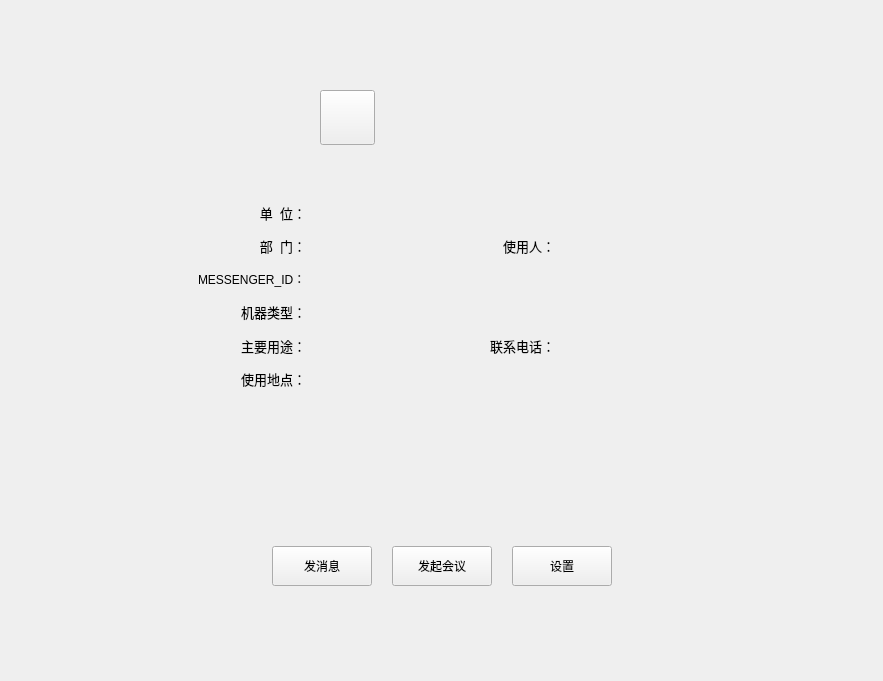
<?xml version="1.0" encoding="UTF-8"?>
<ui version="4.0">
 <class>CDlgTalk_msgr_detail</class>
 <widget class="QWidget" name="CDlgTalk_msgr_detail">
  <property name="geometry">
   <rect>
    <x>0</x>
    <y>0</y>
    <width>883</width>
    <height>681</height>
   </rect>
  </property>
  <property name="mouseTracking">
   <bool>true</bool>
  </property>
  <property name="windowTitle">
   <string>CDlgTalk_msgr_detail</string>
  </property>
  <layout class="QVBoxLayout" name="verticalLayout" stretch="5,1">
   <property name="spacing">
    <number>0</number>
   </property>
   <property name="leftMargin">
    <number>0</number>
   </property>
   <property name="topMargin">
    <number>0</number>
   </property>
   <property name="rightMargin">
    <number>0</number>
   </property>
   <property name="bottomMargin">
    <number>0</number>
   </property>
   <item>
    <widget class="QWidget" name="centerWidget" native="true">
     <widget class="QWidget" name="formLayoutWidget">
      <property name="geometry">
       <rect>
        <x>180</x>
        <y>190</y>
        <width>511</width>
        <height>211</height>
       </rect>
      </property>
      <layout class="QGridLayout" name="gridLayout">
       <property name="spacing">
        <number>10</number>
       </property>
       <item row="5" column="0">
        <widget class="QLabel" name="label1_9">
         <property name="font">
          <font>
           <pointsize>10</pointsize>
           <weight>50</weight>
           <bold>false</bold>
          </font>
         </property>
         <property name="text">
          <string>使用地点：</string>
         </property>
         <property name="alignment">
          <set>Qt::AlignRight|Qt::AlignTrailing|Qt::AlignVCenter</set>
         </property>
        </widget>
       </item>
       <item row="4" column="2">
        <widget class="QLabel" name="label1_11">
         <property name="font">
          <font>
           <pointsize>10</pointsize>
           <weight>50</weight>
           <bold>false</bold>
          </font>
         </property>
         <property name="text">
          <string>联系电话：</string>
         </property>
         <property name="alignment">
          <set>Qt::AlignRight|Qt::AlignTrailing|Qt::AlignVCenter</set>
         </property>
        </widget>
       </item>
       <item row="1" column="3">
        <widget class="QLabel" name="labSyr">
         <property name="font">
          <font>
           <pointsize>10</pointsize>
          </font>
         </property>
         <property name="text">
          <string/>
         </property>
        </widget>
       </item>
       <item row="4" column="3">
        <widget class="QLabel" name="label7">
         <property name="font">
          <font>
           <pointsize>10</pointsize>
          </font>
         </property>
         <property name="text">
          <string/>
         </property>
        </widget>
       </item>
       <item row="3" column="0">
        <widget class="QLabel" name="label1_7">
         <property name="font">
          <font>
           <pointsize>10</pointsize>
           <weight>50</weight>
           <bold>false</bold>
          </font>
         </property>
         <property name="text">
          <string>机器类型：</string>
         </property>
         <property name="alignment">
          <set>Qt::AlignRight|Qt::AlignTrailing|Qt::AlignVCenter</set>
         </property>
        </widget>
       </item>
       <item row="1" column="2">
        <widget class="QLabel" name="label1_10">
         <property name="font">
          <font>
           <pointsize>10</pointsize>
           <weight>50</weight>
           <bold>false</bold>
          </font>
         </property>
         <property name="text">
          <string>使用人：</string>
         </property>
         <property name="alignment">
          <set>Qt::AlignRight|Qt::AlignTrailing|Qt::AlignVCenter</set>
         </property>
        </widget>
       </item>
       <item row="4" column="0">
        <widget class="QLabel" name="label1_8">
         <property name="font">
          <font>
           <pointsize>10</pointsize>
           <weight>50</weight>
           <bold>false</bold>
          </font>
         </property>
         <property name="text">
          <string>主要用途：</string>
         </property>
         <property name="alignment">
          <set>Qt::AlignRight|Qt::AlignTrailing|Qt::AlignVCenter</set>
         </property>
        </widget>
       </item>
       <item row="1" column="0">
        <widget class="QLabel" name="label1_6">
         <property name="font">
          <font>
           <pointsize>10</pointsize>
           <weight>50</weight>
           <bold>false</bold>
          </font>
         </property>
         <property name="text">
          <string>部  门：</string>
         </property>
         <property name="alignment">
          <set>Qt::AlignRight|Qt::AlignTrailing|Qt::AlignVCenter</set>
         </property>
        </widget>
       </item>
       <item row="4" column="1">
        <widget class="QLabel" name="label4">
         <property name="font">
          <font>
           <pointsize>10</pointsize>
          </font>
         </property>
         <property name="text">
          <string/>
         </property>
        </widget>
       </item>
       <item row="0" column="0">
        <widget class="QLabel" name="label">
         <property name="font">
          <font>
           <pointsize>10</pointsize>
           <weight>50</weight>
           <bold>false</bold>
          </font>
         </property>
         <property name="text">
          <string>单  位：</string>
         </property>
         <property name="alignment">
          <set>Qt::AlignRight|Qt::AlignTrailing|Qt::AlignVCenter</set>
         </property>
        </widget>
       </item>
       <item row="0" column="1">
        <widget class="QLabel" name="label1">
         <property name="font">
          <font>
           <pointsize>10</pointsize>
          </font>
         </property>
         <property name="text">
          <string/>
         </property>
        </widget>
       </item>
       <item row="1" column="1">
        <widget class="QLabel" name="label2">
         <property name="font">
          <font>
           <pointsize>10</pointsize>
          </font>
         </property>
         <property name="text">
          <string/>
         </property>
        </widget>
       </item>
       <item row="3" column="1">
        <widget class="QLabel" name="label3">
         <property name="font">
          <font>
           <pointsize>10</pointsize>
          </font>
         </property>
         <property name="text">
          <string/>
         </property>
        </widget>
       </item>
       <item row="5" column="1">
        <widget class="QLabel" name="label5">
         <property name="font">
          <font>
           <pointsize>10</pointsize>
          </font>
         </property>
         <property name="text">
          <string/>
         </property>
        </widget>
       </item>
       <item row="2" column="0" alignment="Qt::AlignRight">
        <widget class="QLabel" name="label_2">
         <property name="text">
          <string>MESSENGER_ID：</string>
         </property>
        </widget>
       </item>
       <item row="2" column="1">
        <widget class="QLabel" name="labMsgrId">
         <property name="text">
          <string/>
         </property>
        </widget>
       </item>
      </layout>
     </widget>
     <widget class="QLabel" name="labelGroup">
      <property name="geometry">
       <rect>
        <x>380</x>
        <y>120</y>
        <width>271</width>
        <height>21</height>
       </rect>
      </property>
      <property name="text">
       <string/>
      </property>
     </widget>
     <widget class="QLabel" name="labelName">
      <property name="geometry">
       <rect>
        <x>380</x>
        <y>90</y>
        <width>271</width>
        <height>21</height>
       </rect>
      </property>
      <property name="text">
       <string/>
      </property>
     </widget>
     <widget class="QPushButton" name="headIcoBtn">
      <property name="geometry">
       <rect>
        <x>320</x>
        <y>90</y>
        <width>55</width>
        <height>55</height>
       </rect>
      </property>
      <property name="sizePolicy">
       <sizepolicy hsizetype="Fixed" vsizetype="Fixed">
        <horstretch>0</horstretch>
        <verstretch>0</verstretch>
       </sizepolicy>
      </property>
      <property name="minimumSize">
       <size>
        <width>55</width>
        <height>55</height>
       </size>
      </property>
      <property name="maximumSize">
       <size>
        <width>55</width>
        <height>55</height>
       </size>
      </property>
      <property name="text">
       <string/>
      </property>
      <property name="hasborder" stdset="0">
       <bool>true</bool>
      </property>
     </widget>
     <widget class="QLabel" name="idinfo">
      <property name="enabled">
       <bool>true</bool>
      </property>
      <property name="geometry">
       <rect>
        <x>350</x>
        <y>40</y>
        <width>271</width>
        <height>21</height>
       </rect>
      </property>
      <property name="text">
       <string/>
      </property>
     </widget>
    </widget>
   </item>
   <item>
    <widget class="QWidget" name="bottomWidget" native="true">
     <property name="minimumSize">
      <size>
       <width>0</width>
       <height>200</height>
      </size>
     </property>
     <property name="maximumSize">
      <size>
       <width>16777215</width>
       <height>200</height>
      </size>
     </property>
     <layout class="QHBoxLayout" name="horizontalLayout" stretch="0,0,0,0,0">
      <property name="spacing">
       <number>20</number>
      </property>
      <property name="leftMargin">
       <number>0</number>
      </property>
      <property name="topMargin">
       <number>0</number>
      </property>
      <property name="rightMargin">
       <number>0</number>
      </property>
      <property name="bottomMargin">
       <number>30</number>
      </property>
      <item>
       <spacer name="horizontalSpacer">
        <property name="orientation">
         <enum>Qt::Horizontal</enum>
        </property>
        <property name="sizeHint" stdset="0">
         <size>
          <width>40</width>
          <height>20</height>
         </size>
        </property>
       </spacer>
      </item>
      <item>
       <widget class="QPushButton" name="btnSendMsg">
        <property name="minimumSize">
         <size>
          <width>100</width>
          <height>40</height>
         </size>
        </property>
        <property name="maximumSize">
         <size>
          <width>100</width>
          <height>40</height>
         </size>
        </property>
        <property name="text">
         <string>发消息</string>
        </property>
       </widget>
      </item>
      <item>
       <widget class="QPushButton" name="benSendMeeting">
        <property name="minimumSize">
         <size>
          <width>100</width>
          <height>40</height>
         </size>
        </property>
        <property name="maximumSize">
         <size>
          <width>100</width>
          <height>40</height>
         </size>
        </property>
        <property name="text">
         <string>发起会议</string>
        </property>
       </widget>
      </item>
      <item>
       <widget class="QPushButton" name="setBtn">
        <property name="minimumSize">
         <size>
          <width>100</width>
          <height>40</height>
         </size>
        </property>
        <property name="maximumSize">
         <size>
          <width>100</width>
          <height>40</height>
         </size>
        </property>
        <property name="text">
         <string>设置</string>
        </property>
       </widget>
      </item>
      <item>
       <spacer name="horizontalSpacer_2">
        <property name="orientation">
         <enum>Qt::Horizontal</enum>
        </property>
        <property name="sizeHint" stdset="0">
         <size>
          <width>40</width>
          <height>20</height>
         </size>
        </property>
       </spacer>
      </item>
     </layout>
    </widget>
   </item>
  </layout>
 </widget>
 <layoutdefault spacing="6" margin="11"/>
 <resources/>
 <connections/>
</ui>
